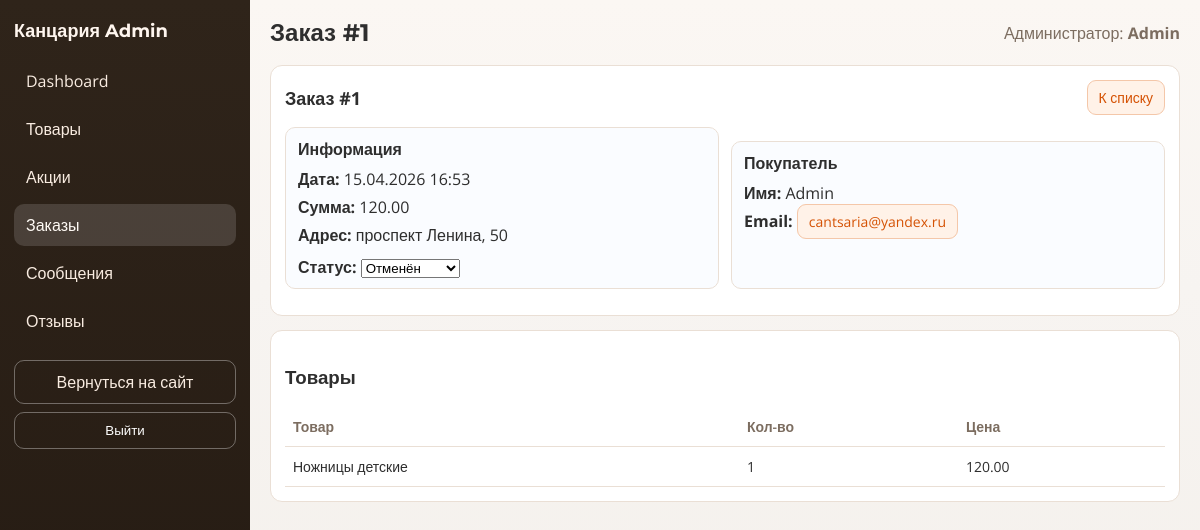
/admin/order_view.php?id=1 (signed in), run on the app's committed database.
### tables this page shows
CREATE TABLE `users` (
    `id` int(10) UNSIGNED NOT NULL,
    `role_id` int(10) UNSIGNED NOT NULL,
    `name` varchar(100) NOT NULL,
    `email` varchar(150) NOT NULL,
    `password_hash` varchar(255) NOT NULL,
    `phone` varchar(20) DEFAULT NULL,
    `is_verified` tinyint(1) NOT NULL DEFAULT '0',
    `email_verified_at` datetime DEFAULT NULL,
    `created_at` timestamp NULL DEFAULT CURRENT_TIMESTAMP,
    `updated_at` timestamp NULL DEFAULT CURRENT_TIMESTAMP ON UPDATE CURRENT_TIMESTAMP
);

CREATE TABLE `orders` (
    `id` int(10) UNSIGNED NOT NULL,
    `user_id` int(10) UNSIGNED NOT NULL,
    `customer_name` varchar(190) DEFAULT NULL,
    `customer_phone` varchar(50) DEFAULT NULL,
    `customer_email` varchar(190) DEFAULT NULL,
    `status_id` int(10) UNSIGNED NOT NULL,
    `delivery_method_id` int(10) UNSIGNED NOT NULL,
    `payment_method` varchar(32) NOT NULL DEFAULT 'online',
    `total_price` decimal(10, 2) NOT NULL,
    `delivery_price` decimal(10, 2) NOT NULL DEFAULT '0.00',
    `discount_total` decimal(10, 2) NOT NULL DEFAULT '0.00',
    `address` text,
    `payment_status` enum(
        'not_required',
        'pending_payment',
        'paid',
        'failed'
    ) NOT NULL DEFAULT 'not_required',
    `payment_id` varchar(128) DEFAULT NULL,
    `paid_at` timestamp NULL DEFAULT NULL,
    `created_at` timestamp NOT NULL DEFAULT CURRENT_TIMESTAMP,
    `updated_at` timestamp NOT NULL DEFAULT CURRENT_TIMESTAMP ON UPDATE CURRENT_TIMESTAMP
);

CREATE TABLE `order_items` (
    `id` int(10) UNSIGNED NOT NULL,
    `order_id` int(10) UNSIGNED NOT NULL,
    `product_id` int(10) UNSIGNED NOT NULL,
    `variant_id` int(10) UNSIGNED DEFAULT NULL,
    `attributes_json` text,
    `title` varchar(255) DEFAULT NULL,
    `variant_label` varchar(255) DEFAULT NULL,
    `quantity` int(10) UNSIGNED NOT NULL,
    `price` decimal(10, 2) NOT NULL,
    `base_price` decimal(10, 2) NOT NULL,
    `discount_percent` tinyint(3) UNSIGNED NOT NULL DEFAULT '0',
    `promotion_id` int(10) UNSIGNED DEFAULT NULL
);

### admin/includes/bootstrap.php (called while the page is built, shortened)
<?php
function admin_e($value): string
{
    return htmlspecialchars((string)$value, ENT_QUOTES, 'UTF-8');
}
function admin_safe_int($value, int $default = 0): int
{
    return is_numeric($value) ? (int)$value : $default;
}

### admin/includes/auth.php (called while the page is built, shortened)
<?php
require_once __DIR__ . '/bootstrap.php';
function admin_current_user(): ?array
{
    global $pdo;
    $sessionAdminId = admin_safe_int($_SESSION['admin_user_id'] ?? 0);
    try {
        $stmt = $pdo->prepare(
            'SELECT u.id, u.name, u.email
             FROM users u
             INNER JOIN roles r ON r.id = u.role_id
             WHERE u.id = ? AND r.name = ? LIMIT 1'
        );
        $stmt->execute([$sessionAdminId, 'admin']);
        $user = $stmt->fetch();
        return is_array($user) ? $user : null;
    } catch (Throwable $e) {
        admin_log_error('admin_current_user', $e);
        return null;
    }
}
function admin_require_auth(): array
{
    $user = admin_current_user();
    return $user;
}

### admin/includes/order_statuses.php (called while the page is built, shortened)
<?php
function admin_order_status_map(): array
{
    static $map = [
        'pending'    => ['id' => 1, 'label' => 'Новый'],
        'processing' => ['id' => 2, 'label' => 'В обработке'],
        'shipped'    => ['id' => 3, 'label' => 'Отправлен'],
        'in_transit' => ['id' => 6, 'label' => 'В пути'],
        'completed'  => ['id' => 4, 'label' => 'Доставлен'],
        'cancelled'  => ['id' => 5, 'label' => 'Отменён'],
    ];
    return $map;
}
function admin_order_get_status_data(int $id): array
{
    foreach (admin_order_status_map() as $slug => $data) {
        if ($data['id'] === $id) {
            return array_merge(['slug' => $slug], $data);
        }
    }
    return ['slug' => 'pending', 'id' => 1, 'label' => 'Новый'];
}
function admin_order_status_slug_by_id(int $id): string
{
    return admin_order_get_status_data($id)['slug'];
}

### admin/order_view.php (the view, shortened to what this page needs)
<?php
require_once __DIR__ . '/includes/layout.php';
require_once __DIR__ . '/includes/order_statuses.php';
global $pdo;
$orderId = admin_safe_int($_GET['id'] ?? 0);
$stmt = $pdo->prepare('SELECT o.*, os.name AS status_name, u.name AS user_name, u.email AS user_email FROM orders o LEFT JOIN order_statuses os ON os.id = o.status_id LEFT JOIN users u ON u.id = o.user_id WHERE o.id = ? LIMIT 1');
$stmt->execute([$orderId]);
$order = $stmt->fetch();
$stmtItems = $pdo->prepare('SELECT oi.*, p.name AS product_name FROM order_items oi LEFT JOIN products p ON p.id = oi.product_id WHERE oi.order_id = ? ORDER BY oi.id ASC');
$stmtItems->execute([$orderId]);
$items = $stmtItems->fetchAll() ?: [];
$statusMap = admin_order_status_map();
$currentStatusSlug = admin_order_status_slug_by_id((int)$order['status_id']);
$customerEmail = (string)($order['customer_email'] ?: $order['user_email'] ?: '');
admin_render_header('Заказ #' . $orderId, 'orders');
?>
<section class="admin-form-wrap">
    <div class="admin-section-head">
        <h2>Заказ #<?php echo $orderId; ?></h2>
        <a class="admin-link-btn" href="/admin/orders.php">К списку</a>
    </div>
    <div class="admin-grid-2">
        <article class="admin-panel">
            <h3>Информация</h3>
            <p><strong>Дата:</strong> <?php echo date('d.m.Y H:i', strtotime((string)$order['created_at'])); ?></p>
            <p><strong>Сумма:</strong> <?php echo number_format((float)$order['total_price'], 2, '.', ' '); ?></p>
            <p><strong>Адрес:</strong> <?php echo admin_e((string)$order['address']); ?></p>
            <div style="margin-top:10px">
                <strong>Статус:</strong>
                <form method="post" style="display:inline">
                    <select name="status_slug" onchange="this.form.submit()">
                        <?php foreach ($statusMap as $slug => $st): ?>
                            <option value="<?php echo $slug; ?>" <?php echo $slug === $currentStatusSlug ? 'selected' : ''; ?>><?php echo $st['label']; ?></option>
                        <?php endforeach; ?>
                    </select>
                </form>
            </div>
        </article>
        <article class="admin-panel">
            <h3>Покупатель</h3>
            <p><strong>Имя:</strong> <?php echo admin_e((string)($order['customer_name'] ?: $order['user_name'] ?: 'Гость')); ?></p>
            <p><strong>Email:</strong> <a href="#" id="show-reply-form" class="admin-link-btn"><?php echo admin_e($customerEmail); ?></a></p>
        </article>
    </div>
</section>
<section class="admin-table-wrap">
    <h3>Товары</h3>
    <table class="admin-table">
        <thead>
            <tr>
                <th>Товар</th>
                <th>Кол-во</th>
                <th>Цена</th>
            </tr>
        </thead>
        <tbody>
            <?php foreach ($items as $item): ?>
                <tr>
                    <td><?php echo admin_e((string)($item['title'] ?: $item['product_name'] ?: 'Удален')); ?></td>
                    <td><?php echo (int)$item['quantity']; ?></td>
                    <td><?php echo number_format((float)$item['price'], 2, '.', ' '); ?></td>
                </tr>
            <?php endforeach; ?>
        </tbody>
    </table>
</section>
<?php admin_render_footer(); ?>

### admin/includes/layout.php (shortened to what this page needs)
<?php
require_once __DIR__ . '/auth.php';
function admin_nav_items(): array
{
    return [
        'dashboard'  => ['label' => 'Dashboard', 'href' => '/admin/index.php'],
        'products'   => ['label' => 'Товары', 'href' => '/admin/products.php'],
        'promotions' => ['label' => 'Акции', 'href' => '/admin/promotions.php'],
        'orders'     => ['label' => 'Заказы', 'href' => '/admin/orders.php'],
        'messages'   => ['label' => 'Сообщения', 'href' => '/admin/messages.php'],
        'reviews'    => ['label' => 'Отзывы', 'href' => '/admin/reviews.php'],
    ];
}
function admin_render_header(string $title, string $active = ''): void
{
    $user = admin_require_auth();
    $nav = admin_nav_items();
?>
    <!DOCTYPE html>
    <html lang="ru">
    <head>
        <link rel="stylesheet" href="/admin/assets/css/admin-base.css">
        <link rel="stylesheet" href="/admin/assets/css/admin-layout.css">
        <link rel="stylesheet" href="/admin/assets/css/admin-components.css">
        <link rel="stylesheet" href="/admin/assets/css/admin-modules.css">
        <link rel="stylesheet" href="/admin/assets/css/admin-responsive.css">
    </head>
    <body class="admin-body">
        <div class="admin-shell">
            <aside class="admin-sidebar">
                <a class="admin-brand" href="/admin/index.php">Канцария <span>Admin</span></a>
                <nav class="admin-nav">
                    <?php foreach ($nav as $key => $item): ?>
                        <a class="admin-nav__item <?php echo $active === $key ? 'is-active' : ''; ?>"
                            href="<?php echo admin_e($item['href']); ?>">
                            <?php echo admin_e($item['label']); ?>
                        </a>
                    <?php endforeach; ?>
                </nav>
                <div class="admin-sidebar-footer">
                    <a class="admin-back-link" href="/index.php">Вернуться на сайт</a>
                    <form method="post" action="/admin/api/logout.php" class="admin-logout-form"
                        onsubmit="return confirm('Выйти из системы?');">
                        <button class="admin-logout-btn" type="submit">Выйти</button>
                    </form>
                </div>
            </aside>
            <main class="admin-main">
                <header class="admin-topbar">
                    <h1 class="admin-title"><?php echo admin_e($title); ?></h1>
                    <div class="admin-user">
                        <span class="admin-user__role">Администратор:</span>
                        <strong><?php echo admin_e($user['name'] ?? 'Admin'); ?></strong>
                    </div>
                </header>
                <div class="admin-content">
                <?php
}
function admin_render_footer(array $scripts = []): void
{
    ?>
                </div>
            </main>
        </div>
    </body>
    </html>
<?php
}

### admin/assets/css/admin-base.css (style rules this page uses)
:root { --bg: #f7f4f1; --panel: #ffffff; --line: #eadfd5; --text: #2e2e2e; --muted: #7c6d60; --brand: #d55204; --brand-soft: #fff2e8; --danger: #b42318; --success: #087443; --warning: #9a6700; }
* { box-sizing: border-box; }
body { margin: 0; font-family: "Open Sans", sans-serif; color: var(--text); background: linear-gradient(180deg, #fbf7f3 0%, #f7f4f1 36%, #f3efea 100%); }

### admin/assets/css/admin-layout.css (style rules this page uses)
.admin-shell { min-height: 100vh; display: grid; grid-template-columns: 250px minmax(0, 1fr); }
.admin-sidebar { background: linear-gradient(180deg, #2f241a 0%, #241a12 100%); color: #f9ece1; padding: 20px 14px; display: flex; flex-direction: column; gap: 18px; }
.admin-brand { color: #fff6ef; text-decoration: none; font-family: "Montserrat", sans-serif; font-weight: 700; font-size: 18px; }
.admin-nav { display: flex; flex-direction: column; gap: 6px; }
.admin-nav__item { display: block; border-radius: 10px; padding: 10px 12px; color: #f9ece1; text-decoration: none; transition: 0.18s ease; }
.admin-nav__item:hover, .admin-nav__item.is-active { background: rgba(255, 255, 255, 0.14); color: #fffaf5; }
.admin-logout-form { margin-top: 8px; }
.admin-logout-btn { width: 100%; border: 1px solid rgba(255, 255, 255, 0.34); background: transparent; color: #fff; border-radius: 10px; padding: 10px 12px; cursor: pointer; }
.admin-back-link { margin-top: auto; display: block; text-decoration: none; color: #f9ece1; border: 1px solid rgba(255, 255, 255, 0.34); border-radius: 10px; padding: 10px 12px; text-align: center; }
.admin-main { padding: 18px 20px 30px; }
.admin-topbar { display: flex; justify-content: space-between; align-items: center; margin-bottom: 18px; }
.admin-title { margin: 0; font-family: "Montserrat", sans-serif; font-size: 24px; }
.admin-user { color: var(--muted); }

### admin/assets/css/admin-components.css (style rules this page uses)
.admin-table-wrap, .admin-form-wrap { background: var(--panel); border: 1px solid var(--line); border-radius: 12px; padding: 14px; overflow: hidden; }
.admin-table-wrap + .admin-table-wrap, .admin-form-wrap + .admin-table-wrap { margin-top: 14px; }
.admin-section-head { display: flex; justify-content: space-between; align-items: center; gap: 12px; margin-bottom: 12px; }
.admin-section-head h2 { margin: 0; font-size: 18px; }
.admin-link-btn { text-decoration: none; background: var(--brand-soft); border: 1px solid #f4c7a9; color: var(--brand); border-radius: 9px; padding: 7px 11px; font-size: 14px; }
.admin-table { width: 100%; border-collapse: collapse; }
.admin-table th, .admin-table td { border-bottom: 1px solid var(--line); text-align: left; padding: 10px 8px; font-size: 14px; vertical-align: top; }
.admin-table th { color: var(--muted); font-weight: 600; }

### admin/assets/css/admin-modules.css (style rules this page uses)
.admin-grid-2 { display: grid; grid-template-columns: repeat(2, minmax(0, 1fr)); gap: 12px; margin-bottom: 12px; }
.admin-panel { border: 1px solid var(--line); border-radius: 10px; padding: 10px 12px; background: #fafcff; }
.admin-panel h3 { margin: 0 0 8px; font-size: 16px; }
.admin-panel p { margin: 0 0 6px; }
.admin-panel + .admin-panel { margin-top: 14px; }

### data on the page
users: name "Admin"
orders: created_at "15.04.2026 16:53", total_price "120.00", address "проспект Ленина, 50", customer_name "Admin", customer_email "cantsaria@yandex.ru"
order_items: title "Ножницы детские", quantity "1", price "120.00"

### other printed values
admin_e($item['label']) "Dashboard"
admin_e($item['label']) "Товары"
admin_e($item['label']) "Акции"
admin_e($item['label']) "Заказы"
admin_e($item['label']) "Сообщения"
admin_e($item['label']) "Отзывы"
admin_e($title) "Заказ #1"
$orderId "1"
form field status_slug "Отменён"
